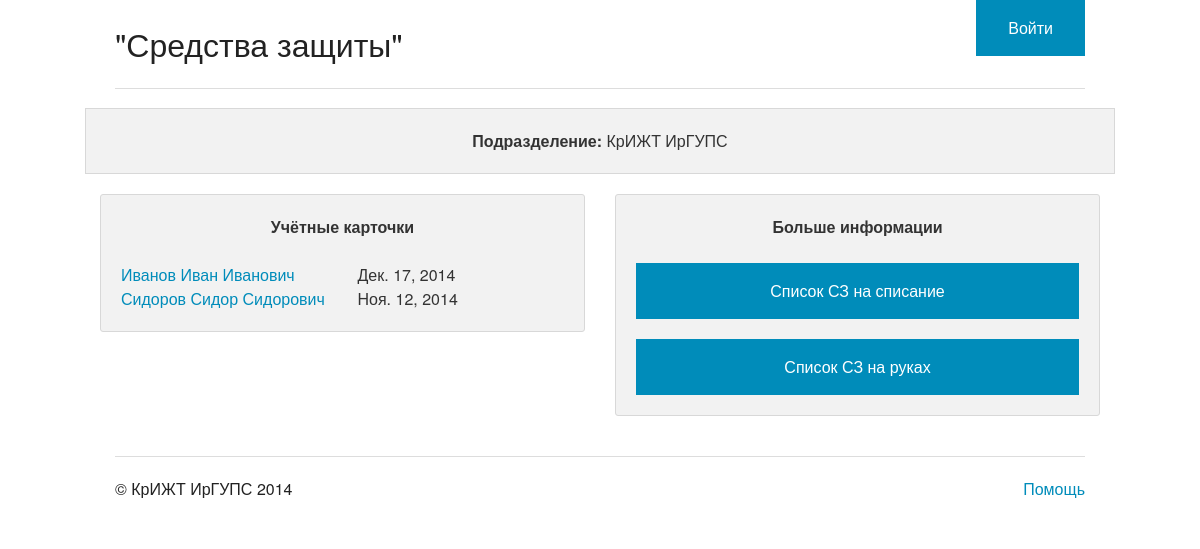
Screenshot of /eq/ with the database file from the repository.
### eq/models.py (models this page shows, shortened)
class Units(models.Model):
    unit = models.CharField(max_length=50, blank=True, null=True)
    def __str__(self):
        return self.unit

class Employees(models.Model):
    surname = models.CharField(max_length=50)
    firstname = models.CharField(max_length=50)
    patronymic = models.CharField(max_length=50)
    hired = models.DateField(default=date.today())
    moved = models.DateField(default=date.today())
    unit = models.ForeignKey(Units)

### eq/views.py (the view)
def index(request, unit_id=1):
    try:
        unit_name = Units.objects.get(pk=unit_id)
    except Units.DoesNotExist:
        raise Http404
    employees = Employees.objects.filter(unit__id=unit_id)
    context = {"employees": employees, "unit_name": unit_name}
    return render(request, 'eq/i_list.html', context)

### eq/templates/eq/i_list.html
{% extends 'main.html' %}
{% block eq %}
    <div class="row">
        <div class="small-12 text-center panel">
            <b>Подразделение:</b> {{ unit_name }}
        </div>
    </div>
    <div class="row">
        <div class="large-6 medium-6 columns">
            <div class="panel radius">
                <div class="large-text-center"><b>Учётные карточки</b></div><br/>
                    <div class="row">
                    {% for empoyee in employees %}
                        <div class="medium-6 column">
                        <a href="{% url 'cart' empoyee.id %}">{{ empoyee.surname }}&nbsp;{{ empoyee.firstname }}&nbsp;{{ empoyee.patronymic }}</a>
                        <br/>
                        </div>
                        <div class="medium-6 column">
                            {{ empoyee.hired }}
                        </div>
                    {% endfor %}
                    </div>
            </div>
        </div>
        <div class="large-6 medium-6 columns">
            <div class="panel radius">
                <div class="large-text-center"><b>Больше информации</b></div>
                <br/>
                <a href="#" class="button expand">Список СЗ на списание</a>
                <a href="#" class="button expand">Список СЗ на руках</a>
            </div>
        </div>
    </div>
{% endblock %}

### rows the page displays
Units: unit "КрИЖТ ИрГУПС"
Employees: surname "Иванов", firstname "Иван", patronymic "Иванович", hired "Дек. 17, 2014"
Employees: surname "Сидоров", firstname "Сидор", patronymic "Сидорович", hired "Ноя. 12, 2014"
